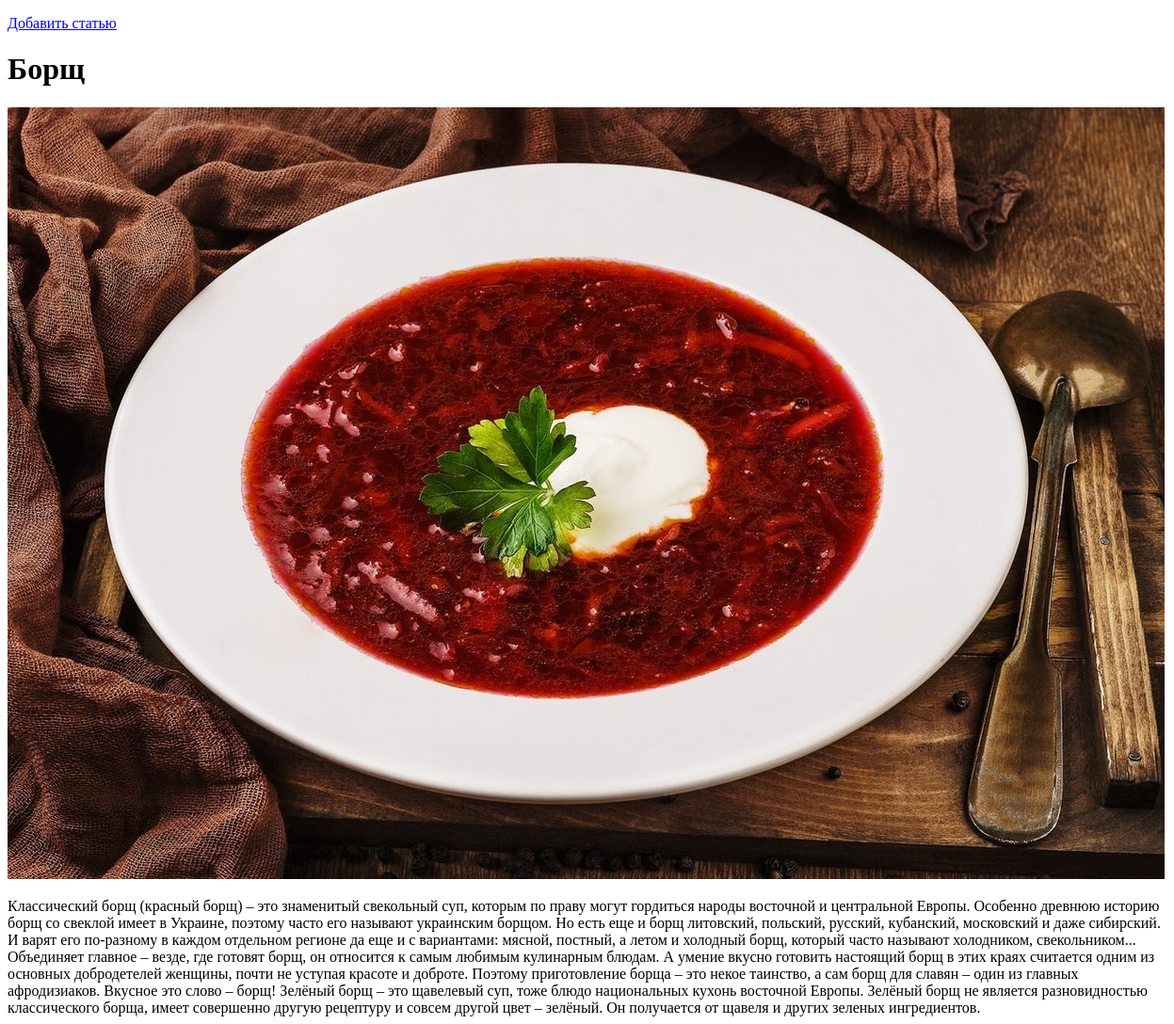
The page /recipe/borsh/ on the database its author committed.
### main/models.py (models this page shows, shortened)
class Recipe(models.Model):
    title = models.CharField(max_length=150)
    slug = models.SlugField(max_length=255, unique=True, db_index=True)
    content = models.TextField()
    photo = models.ImageField(upload_to='photos/')
    time_create = models.DateTimeField(auto_now_add=True)
    is_published = models.BooleanField(default=True)
    category = models.ForeignKey('Categories', on_delete=models.PROTECT)
    class Meta:
        verbose_name = 'Рецепты'
        verbose_name_plural = 'Рецепты'
        ordering = ['-time_create', 'title']

### main/views.py (the view)
# urls.py: path('recipe/<slug:recipe_slug>/', show_recipe, name='recipe'),
def show_recipe(request, recipe_slug):
    post = get_object_or_404(Recipe, slug=recipe_slug)
    context = {
        'post': post,
        'title': post.title,
        'category_selected': post.category_id,
    }
    return render(request, 'main/post.html', context=context)

### main/templates/main/post.html
{% extends 'main/recipes.html' %}
{% block content %}
<h1>{{post.title}}</h1>
{% if post.photo %}
<p><img src="{{post.photo.url}}" alt="photo"></p>
{% endif %}
{{post.content}}
{% endblock %}

### rows shown on the page
Recipe: title "Борщ", photo (picture), content "Классический борщ (красный борщ) – это знаменитый свекольный суп, которым по праву могут гордиться народы восточной и центральной Европы. Особенно древнюю историю борщ со свеклой имеет в Украине, поэтому часто его называют украинским борщом. Но есть еще и борщ литовский, польский, русский, кубанский, московский и даже сибирский. И варят его по-разному в каждом отдельном регионе да еще и с вариантами: мясной, постный, а летом и холодный борщ, который часто называют холодником, свекольником... Объединяет главное – везде, где готовят борщ, он относится к самым любимым кулинарным блюдам. А умение вкусно готовить настоящий борщ в этих краях считается одним из основных добродетелей женщины, почти…"
